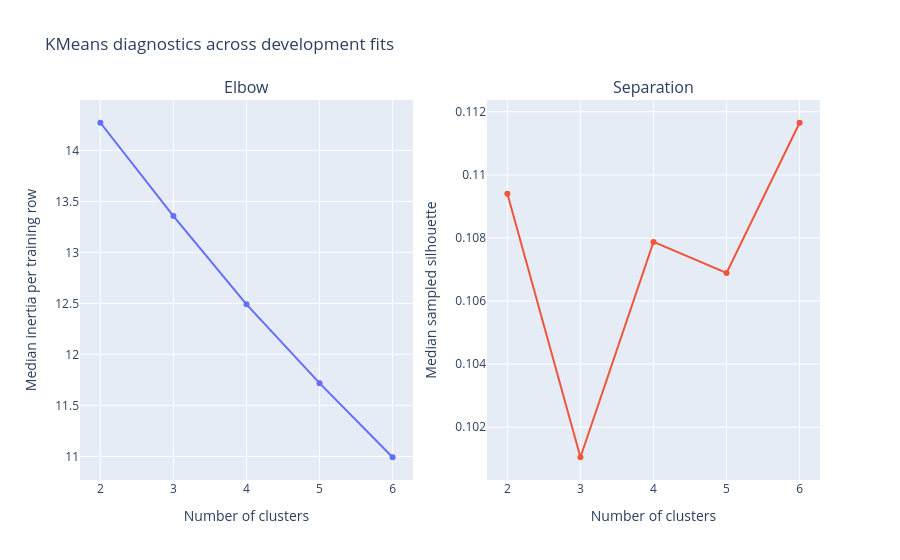

Write notebook code for a chart like this one.
### Code cell
from plotly.subplots import make_subplots

fig = make_subplots(rows=1, cols=2, subplot_titles=["Elbow", "Separation"])
fig.add_trace(
    go.Scatter(
        x=cluster_comparison.index,
        y=cluster_comparison.median_inertia,
        mode="lines+markers",
    ),
    row=1,
    col=1,
)
fig.add_trace(
    go.Scatter(
        x=cluster_comparison.index,
        y=cluster_comparison.median_silhouette,
        mode="lines+markers",
    ),
    row=1,
    col=2,
)
fig.update_xaxes(title="Number of clusters", dtick=1)
fig.update_yaxes(title="Median inertia per training row", row=1, col=1)
fig.update_yaxes(title="Median sampled silhouette", row=1, col=2)
fig.update_layout(title="KMeans diagnostics across development fits", showlegend=False)
fig.show()

### Figure 1 — Plotly figure (JSON) as saved in the notebook; plotly's stock layout.template omitted (floating-point values rounded to 4 significant figures)
{"data": [{"mode": "lines+markers", "type": "scatter", "x": [2, 3, 4, 5, 6], "xaxis": "x", "y": [14.27, 13.36, 12.49, 11.72, 10.99], "yaxis": "y"}, {"mode": "lines+markers", "type": "scatter", "x": [2, 3, 4, 5, 6], "xaxis": "x2", "y": [0.1094, 0.101, 0.1079, 0.1069, 0.1117], "yaxis": "y2"}], "layout": {"annotations": [{"font": {"size": 16}, "showarrow": false, "text": "Elbow", "x": 0.225, "xanchor": "center", "xref": "paper", "y": 1, "yanchor": "bottom", "yref": "paper"}, {"font": {"size": 16}, "showarrow": false, "text": "Separation", "x": 0.775, "xanchor": "center", "xref": "paper", "y": 1, "yanchor": "bottom", "yref": "paper"}], "showlegend": false, "title": {"text": "KMeans diagnostics across development fits"}, "xaxis": {"anchor": "y", "domain": [0, 0.45], "dtick": 1, "title": {"text": "Number of clusters"}}, "xaxis2": {"anchor": "y2", "domain": [0.55, 1], "dtick": 1, "title": {"text": "Number of clusters"}}, "yaxis": {"anchor": "x", "domain": [0, 1], "title": {"text": "Median inertia per training row"}}, "yaxis2": {"anchor": "x2", "domain": [0, 1], "title": {"text": "Median sampled silhouette"}}}}
